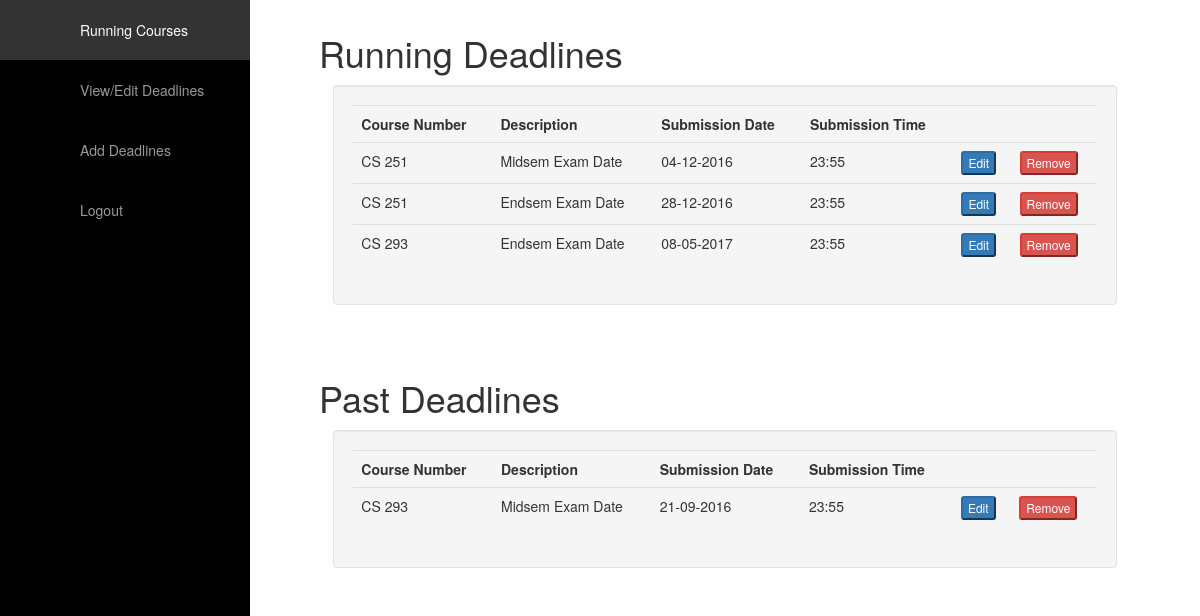
The page /instructor/deadlines/ (signed in) on the database as committed earlier.
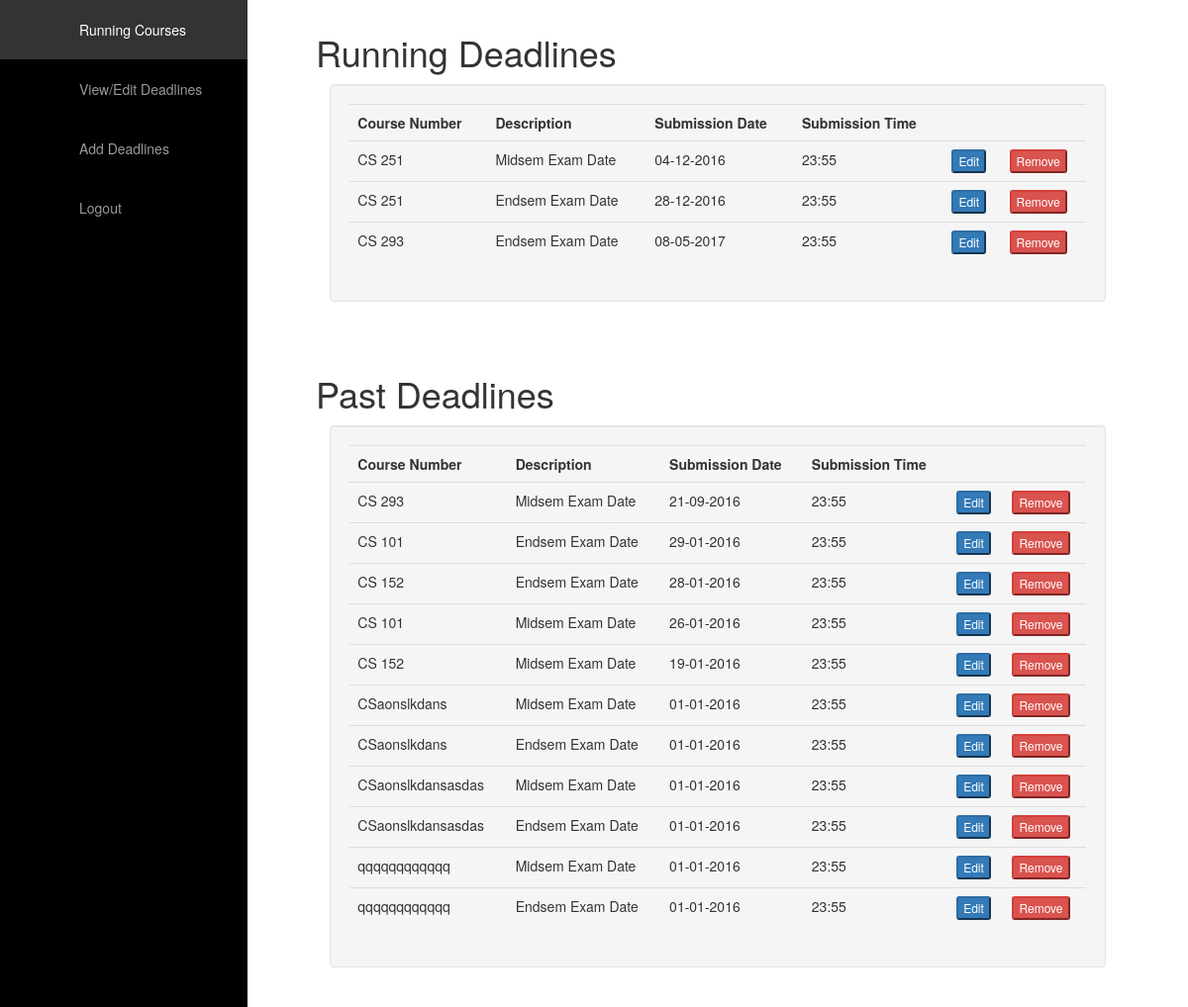
The same page on the database as committed later.
### myadmin/models.py (models this page shows, shortened)
class Deadline(models.Model):
    deadline_description = models.CharField(max_length=100)
    deadline_dateTime = models.DateTimeField()
    course = models.ForeignKey(Course, on_delete=models.CASCADE)
    @property
    def is_past_due(self):
        now = timezone.localtime(timezone.now())
        if now > self.deadline_dateTime:
            return True
        return False

class Course(models.Model):
    course_name = models.CharField(max_length=50)
    course_number = models.CharField(max_length=10)
    time_of_year = models.CharField(max_length=10)
    year = models.IntegerField()

### instructor/views.py (the view)
@login_required(login_url='/login/')
def deadlines(request):
    if isInstructor(request.user.username):
        if request.method == "POST":
            curr_deadline = request.POST["deadline"]
            curr_deadline = curr_deadline.split(";&%")
            this_course = Course.objects.get(course_number=curr_deadline[0], year=curr_deadline[1],
                                             time_of_year=curr_deadline[2])
            this_deadline = Deadline.objects.get(course=this_course, deadline_description=curr_deadline[3],
                                                 deadline_dateTime=curr_deadline[4])
            context = {"deadline": this_deadline}
            return render(request, "instructor/edit_deadline.html", context)
        else:
            sorted_deadlines = Deadline.objects.order_by('-deadline_dateTime')
            context = {"all_deadlines": sorted_deadlines}
            return render(request, "instructor/deadlines.html", context)
    return HttpResponse("Permission Denied - You are not instructor")

### instructor/views.py (called while the page is built)
def isInstructor(username):
    if username[0] == "i" or username[0] == 's':          #REMOVE LATER
        return True
    return False

### instructor/templates/instructor/deadlines.html (shortened to what this page needs)
{% extends "instructor/instructor_base.html" %}
{% block content %}
<div id="page-content-wrapper" class="">
    <div class="page-content inset">
        <div class="row">
            <div class="content-header">
                <h1 id="home" class="">
                    <a id="menu-toggle" href="#" class="btn btn-menu btn-lg toggle">
                    </a>
                    Running Deadlines
                </h1>
            </div>
            <div class="col-md-1"></div>
            <div class="col-md-10 well">
                <table class="table">
                    <tr>
                        <th>Course Number</th>
                        <th>Description</th>
                        <th>Submission Date</th>
                        <th>Submission Time</th>
                        <th></th><th></th>
                    </tr>
                    {% for deadline in all_deadlines reversed %}
                        {% if not deadline.is_past_due %}
                            <tr>
                                <td>{{deadline.course.course_number}}</td>
                                <td>{{deadline.deadline_description}}</td>
                                <td>{{deadline.deadline_dateTime|date:'d-m-Y'}}</td>
                                <td>{{deadline.deadline_dateTime|date:'H:i'}}</td>
                                <td>
                                    <form method="post" action="">
                                        <input type="submit" value="Edit" class="btn-xs btn-primary">
                                    </form>
                                </td>
                                <td>
                                    <form method="post" action="/instructor/deadlines/remove/">
                                        <input type="submit" value="Remove" class="btn-xs btn-danger confirm">
                                    </form>
                                </td>
                            </tr>
                        {% endif %}
                    {% endfor %}
                </table>
            </div>
        </div>
    </div>
</div>
<div class="">
    <div class="page-content inset">
        <div class="row">
            <div class="content-header">
                <h1 class="">
                    <a href="#" class="btn btn-menu btn-lg toggle">
                    </a>
                    Past Deadlines
                </h1>
            </div>
            <div class="col-md-1"></div>
            <div class="col-md-10 well">
                <table class="table">
                    <tr>
                        <th>Course Number</th>
                        <th>Description</th>
                        <th>Submission Date</th>
                        <th>Submission Time</th>
                        <th></th><th></th>
                    </tr>
                    {% for deadline in all_deadlines %}
                        {% if deadline.is_past_due %}
                            <tr>
                                <td>{{deadline.course.course_number}}</td>
                                <td>{{deadline.deadline_description}}</td>
                                <td>{{deadline.deadline_dateTime|date:'d-m-Y'}}</td>
                                <td>{{deadline.deadline_dateTime|date:'H:i'}}</td>
                                <td>
                                    <form method="post" action="">
                                        <input type="submit" value="Edit" class="btn-xs btn-primary">
                                    </form>
                                </td>
                                <td>
                                    <form method="post" action="/instructor/deadlines/remove/">
                                        <input type="submit" value="Remove" class="btn-xs btn-danger confirm">
                                    </form>
                                </td>
                            </tr>
                        {% endif %}
                    {% endfor %}
                </table>
            </div>
        </div>
    </div>
</div>
{% endblock %}

Rows that differ between the two databases and show on the page:
added Deadline: course.course_number "CS 101", deadline_description "Endsem Exam Date", deadline_dateTime "29-01-2016", deadline_dateTime "23:55", shown under "Past Deadlines"
added Deadline: course.course_number "CS 152", deadline_description "Endsem Exam Date", deadline_dateTime "28-01-2016", deadline_dateTime "23:55", shown under "Past Deadlines"
added Deadline: course.course_number "CS 101", deadline_description "Midsem Exam Date", deadline_dateTime "26-01-2016", deadline_dateTime "23:55", shown under "Past Deadlines"
added Deadline: course.course_number "CS 152", deadline_description "Midsem Exam Date", deadline_dateTime "19-01-2016", deadline_dateTime "23:55", shown under "Past Deadlines"
added Deadline: course.course_number "CSaonslkdans", deadline_description "Midsem Exam Date", deadline_dateTime "01-01-2016", deadline_dateTime "23:55", shown under "Past Deadlines"
added Deadline: course.course_number "CSaonslkdans", deadline_description "Endsem Exam Date", deadline_dateTime "01-01-2016", deadline_dateTime "23:55", shown under "Past Deadlines"
added Deadline: course.course_number "CSaonslkdansasdas", deadline_description "Midsem Exam Date", deadline_dateTime "01-01-2016", deadline_dateTime "23:55", shown under "Past Deadlines"
added Deadline: course.course_number "CSaonslkdansasdas", deadline_description "Endsem Exam Date", deadline_dateTime "01-01-2016", deadline_dateTime "23:55", shown under "Past Deadlines"
added Deadline: course.course_number "qqqqqqqqqqqq", deadline_description "Midsem Exam Date", deadline_dateTime "01-01-2016", deadline_dateTime "23:55", shown under "Past Deadlines"
added Deadline: course.course_number "qqqqqqqqqqqq", deadline_description "Endsem Exam Date", deadline_dateTime "01-01-2016", deadline_dateTime "23:55", shown under "Past Deadlines"
